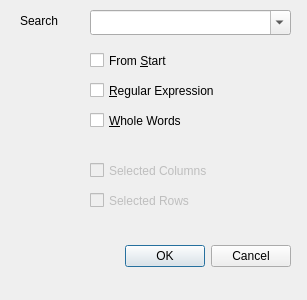
<ui version="4.0" >
 <class>SearchDialog</class>
 <widget class="QDialog" name="SearchDialog" >
  <property name="windowModality" >
   <enum>Qt::WindowModal</enum>
  </property>
  <property name="geometry" >
   <rect>
    <x>0</x>
    <y>0</y>
    <width>307</width>
    <height>300</height>
   </rect>
  </property>
  <property name="windowTitle" >
   <string>Search</string>
  </property>
  <property name="windowIcon" >
   <iconset>../../hilfer/bin/hilfer-icon.png</iconset>
  </property>
  <widget class="QDialogButtonBox" name="button_box" >
   <property name="geometry" >
    <rect>
     <x>30</x>
     <y>240</y>
     <width>261</width>
     <height>32</height>
    </rect>
   </property>
   <property name="orientation" >
    <enum>Qt::Horizontal</enum>
   </property>
   <property name="standardButtons" >
    <set>QDialogButtonBox::Cancel|QDialogButtonBox::NoButton|QDialogButtonBox::Ok</set>
   </property>
  </widget>
  <widget class="QCheckBox" name="selected_rows" >
   <property name="enabled" >
    <bool>false</bool>
   </property>
   <property name="geometry" >
    <rect>
     <x>90</x>
     <y>190</y>
     <width>191</width>
     <height>21</height>
    </rect>
   </property>
   <property name="text" >
    <string>Selected Rows</string>
   </property>
  </widget>
  <widget class="QCheckBox" name="selected_columns" >
   <property name="enabled" >
    <bool>false</bool>
   </property>
   <property name="geometry" >
    <rect>
     <x>90</x>
     <y>160</y>
     <width>191</width>
     <height>21</height>
    </rect>
   </property>
   <property name="text" >
    <string>Selected Columns</string>
   </property>
  </widget>
  <widget class="QLabel" name="search_label" >
   <property name="geometry" >
    <rect>
     <x>20</x>
     <y>10</y>
     <width>51</width>
     <height>21</height>
    </rect>
   </property>
   <property name="text" >
    <string>Search</string>
   </property>
   <property name="textFormat" >
    <enum>Qt::PlainText</enum>
   </property>
   <property name="buddy" >
    <cstring>search_combo</cstring>
   </property>
  </widget>
  <widget class="QComboBox" name="search_combo" >
   <property name="geometry" >
    <rect>
     <x>90</x>
     <y>10</y>
     <width>201</width>
     <height>25</height>
    </rect>
   </property>
   <property name="focusPolicy" >
    <enum>Qt::StrongFocus</enum>
   </property>
   <property name="editable" >
    <bool>true</bool>
   </property>
  </widget>
  <widget class="QCheckBox" name="from_start" >
   <property name="geometry" >
    <rect>
     <x>90</x>
     <y>50</y>
     <width>191</width>
     <height>21</height>
    </rect>
   </property>
   <property name="text" >
    <string>From &amp;Start</string>
   </property>
  </widget>
  <widget class="QCheckBox" name="regex" >
   <property name="geometry" >
    <rect>
     <x>90</x>
     <y>80</y>
     <width>191</width>
     <height>21</height>
    </rect>
   </property>
   <property name="text" >
    <string>&amp;Regular Expression</string>
   </property>
  </widget>
  <widget class="QCheckBox" name="whole_words" >
   <property name="geometry" >
    <rect>
     <x>90</x>
     <y>110</y>
     <width>191</width>
     <height>21</height>
    </rect>
   </property>
   <property name="text" >
    <string>&amp;Whole Words</string>
   </property>
  </widget>
 </widget>
 <tabstops>
  <tabstop>search_combo</tabstop>
  <tabstop>selected_columns</tabstop>
  <tabstop>selected_rows</tabstop>
  <tabstop>button_box</tabstop>
 </tabstops>
 <resources>
  <include location="icons.qrc" />
 </resources>
 <connections>
  <connection>
   <sender>button_box</sender>
   <signal>accepted()</signal>
   <receiver>SearchDialog</receiver>
   <slot>accept()</slot>
   <hints>
    <hint type="sourcelabel" >
     <x>248</x>
     <y>254</y>
    </hint>
    <hint type="destinationlabel" >
     <x>157</x>
     <y>274</y>
    </hint>
   </hints>
  </connection>
  <connection>
   <sender>button_box</sender>
   <signal>rejected()</signal>
   <receiver>SearchDialog</receiver>
   <slot>reject()</slot>
   <hints>
    <hint type="sourcelabel" >
     <x>316</x>
     <y>260</y>
    </hint>
    <hint type="destinationlabel" >
     <x>286</x>
     <y>274</y>
    </hint>
   </hints>
  </connection>
 </connections>
</ui>
